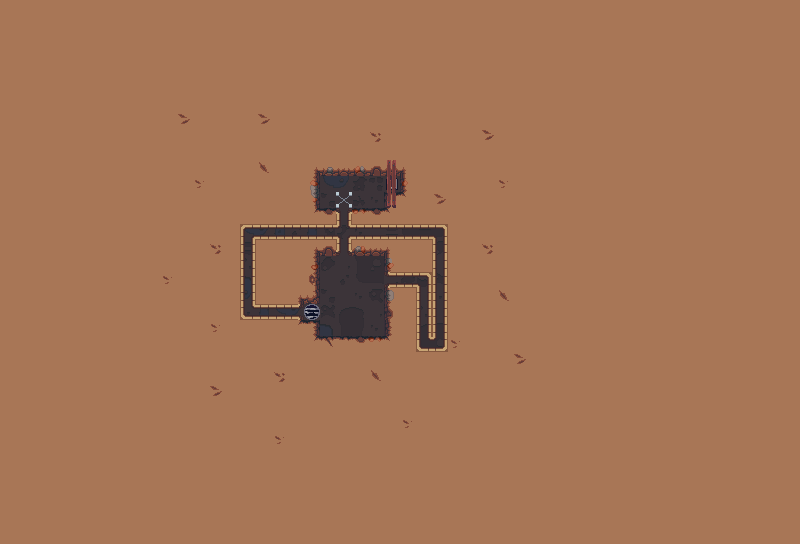

Below is a game level as drawn by its tile map, then a one-line description and the .tmx that defines it (tile-layer data replaced by summaries):
An orthogonal 50x34 tile map with 16x16 px tiles, 5 tile layers (Art_Bottom, Art_Background, Art_Gameplay, SlimeCover, ...), 1 hidden layer not drawn, 3 tilesets and 1 object (spawn).

<map version="1.2" tiledversion="1.2.3" orientation="orthogonal" renderorder="left-up" width="50" height="34" tilewidth="16" tileheight="16" infinite="0" backgroundcolor="#a87656" nextlayerid="29" nextobjectid="26">
 <tileset firstgid="1" source="tileset/GameplayTileset.tsx" />
 <tileset firstgid="33" source="tileset/SlimeCave.tsx" />
 <tileset firstgid="584" source="tileset/GameplayImages.tsx" />
 <layer id="22" name="Art_Bottom" width="50" height="34">
  <data>[1700 cells, 73 non-empty, 33 distinct tile ids]</data>
 </layer>
 <layer id="23" name="Art_Background" width="50" height="34">
  <data>[1700 cells, 38 non-empty, 25 distinct tile ids]</data>
 </layer>
 <layer id="24" name="Art_Gameplay" width="50" height="34">
  <properties>
   <property name="Modify" value="" />
  </properties>
  <data>[1700 cells, 3 non-empty, 3 distinct tile ids]</data>
 </layer>
 <layer id="25" name="SlimeCover" width="50" height="34">
  <data>[1700 cells, 0 non-empty, 0 distinct tile ids]</data>
 </layer>
 <layer id="26" name="Art_Top" width="50" height="34">
  <data>[1700 cells, 60 non-empty, 15 distinct tile ids]</data>
 </layer>
 <layer id="27" name="Gameplay" width="50" height="34" visible="0" opacity="0.12">
  <data>[1700 cells, 82 non-empty, 8 distinct tile ids]</data>
 </layer>
 <objectgroup id="28" name="Properties">
  <object id="9" name="spawn" x="336" y="256" width="16" height="16" />
 </objectgroup>
</map>
